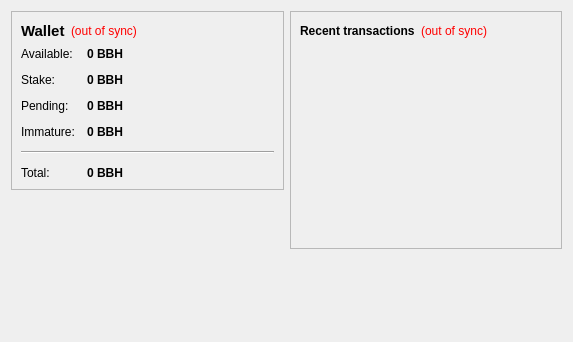
<?xml version="1.0" encoding="UTF-8"?>
<ui version="4.0">
 <class>OverviewPage</class>
 <widget class="QWidget" name="OverviewPage">
  <property name="geometry">
   <rect>
    <x>0</x>
    <y>0</y>
    <width>573</width>
    <height>342</height>
   </rect>
  </property>
  <property name="windowTitle">
   <string>Form</string>
  </property>
  <layout class="QHBoxLayout" name="horizontalLayout" stretch="1,1">
   <item>
    <layout class="QVBoxLayout" name="verticalLayout_2">
     <item>
      <widget class="QFrame" name="frame">
       <property name="frameShape">
        <enum>QFrame::StyledPanel</enum>
       </property>
       <property name="frameShadow">
        <enum>QFrame::Raised</enum>
       </property>
       <layout class="QVBoxLayout" name="verticalLayout_4">
        <item>
         <layout class="QHBoxLayout" name="horizontalLayout_4">
          <item>
           <widget class="QLabel" name="label_5">
            <property name="font">
             <font>
              <pointsize>11</pointsize>
              <weight>75</weight>
              <bold>true</bold>
             </font>
            </property>
            <property name="text">
             <string>Wallet</string>
            </property>
           </widget>
          </item>
          <item>
           <widget class="QLabel" name="labelWalletStatus">
            <property name="toolTip">
             <string>The displayed information may be out of date. Your wallet automatically synchronizes with the BarberCash network after a connection is established, but this process has not completed yet.</string>
            </property>
            <property name="styleSheet">
             <string notr="true">QLabel { color: red; }</string>
            </property>
            <property name="text">
             <string notr="true">(out of sync)</string>
            </property>
            <property name="alignment">
             <set>Qt::AlignLeading|Qt::AlignLeft|Qt::AlignVCenter</set>
            </property>
           </widget>
          </item>
          <item>
           <spacer name="horizontalSpacer_2">
            <property name="orientation">
             <enum>Qt::Horizontal</enum>
            </property>
            <property name="sizeHint" stdset="0">
             <size>
              <width>40</width>
              <height>20</height>
             </size>
            </property>
           </spacer>
          </item>
         </layout>
        </item>
        <item>
         <layout class="QFormLayout" name="formLayout_2">
          <property name="fieldGrowthPolicy">
           <enum>QFormLayout::AllNonFixedFieldsGrow</enum>
          </property>
          <property name="horizontalSpacing">
           <number>12</number>
          </property>
          <property name="verticalSpacing">
           <number>12</number>
          </property>
          <item row="0" column="0">
           <widget class="QLabel" name="label">
            <property name="text">
             <string>Available:</string>
            </property>
           </widget>
          </item>
          <item row="0" column="1">
           <widget class="QLabel" name="labelBalance">
            <property name="font">
             <font>
              <weight>75</weight>
              <bold>true</bold>
             </font>
            </property>
            <property name="cursor">
             <cursorShape>IBeamCursor</cursorShape>
            </property>
            <property name="toolTip">
             <string>Your current spendable balance</string>
            </property>
            <property name="text">
             <string notr="true">0 BBH</string>
            </property>
            <property name="textInteractionFlags">
             <set>Qt::LinksAccessibleByMouse|Qt::TextSelectableByKeyboard|Qt::TextSelectableByMouse</set>
            </property>
           </widget>
          </item>
          <item row="1" column="0">
           <widget class="QLabel" name="label_6">
            <property name="text">
             <string>Stake:</string>
            </property>
           </widget>
          </item>
          <item row="1" column="1">
           <widget class="QLabel" name="labelStake">
            <property name="font">
             <font>
              <weight>75</weight>
              <bold>true</bold>
             </font>
            </property>
            <property name="cursor">
             <cursorShape>IBeamCursor</cursorShape>
            </property>
            <property name="toolTip">
             <string>Total of coins that was staked, and do not yet count toward the current balance</string>
            </property>
            <property name="text">
             <string notr="true">0 BBH</string>
            </property>
            <property name="textInteractionFlags">
             <set>Qt::LinksAccessibleByMouse|Qt::TextSelectableByKeyboard|Qt::TextSelectableByMouse</set>
            </property>
           </widget>
          </item>
          <item row="2" column="0">
           <widget class="QLabel" name="label_3">
            <property name="text">
             <string>Pending:</string>
            </property>
           </widget>
          </item>
          <item row="2" column="1">
           <widget class="QLabel" name="labelUnconfirmed">
            <property name="font">
             <font>
              <weight>75</weight>
              <bold>true</bold>
             </font>
            </property>
            <property name="cursor">
             <cursorShape>IBeamCursor</cursorShape>
            </property>
            <property name="toolTip">
             <string>Total of transactions that have yet to be confirmed, and do not yet count toward the current balance</string>
            </property>
            <property name="text">
             <string notr="true">0 BBH</string>
            </property>
            <property name="textInteractionFlags">
             <set>Qt::LinksAccessibleByMouse|Qt::TextSelectableByKeyboard|Qt::TextSelectableByMouse</set>
            </property>
           </widget>
          </item>
          <item row="3" column="0">
           <widget class="QLabel" name="labelImmatureText">
            <property name="text">
             <string>Immature:</string>
            </property>
           </widget>
          </item>
          <item row="3" column="1">
           <widget class="QLabel" name="labelImmature">
            <property name="font">
             <font>
              <weight>75</weight>
              <bold>true</bold>
             </font>
            </property>
            <property name="toolTip">
             <string>Mined balance that has not yet matured</string>
            </property>
            <property name="text">
             <string notr="true">0 BBH</string>
            </property>
            <property name="textInteractionFlags">
             <set>Qt::LinksAccessibleByMouse|Qt::TextSelectableByKeyboard|Qt::TextSelectableByMouse</set>
            </property>
           </widget>
          </item>
          <item row="4" column="0" colspan="2">
           <widget class="Line" name="line">
            <property name="orientation">
             <enum>Qt::Horizontal</enum>
            </property>
           </widget>
          </item>
          <item row="5" column="0">
           <widget class="QLabel" name="labelTotalText">
            <property name="text">
             <string>Total:</string>
            </property>
           </widget>
          </item>
          <item row="5" column="1">
           <widget class="QLabel" name="labelTotal">
            <property name="font">
             <font>
              <weight>75</weight>
              <bold>true</bold>
             </font>
            </property>
            <property name="cursor">
             <cursorShape>IBeamCursor</cursorShape>
            </property>
            <property name="toolTip">
             <string>Your current total balance</string>
            </property>
            <property name="text">
             <string notr="true">0 BBH</string>
            </property>
            <property name="textInteractionFlags">
             <set>Qt::LinksAccessibleByMouse|Qt::TextSelectableByKeyboard|Qt::TextSelectableByMouse</set>
            </property>
           </widget>
          </item>
         </layout>
        </item>
       </layout>
      </widget>
     </item>
     <item>
      <spacer name="verticalSpacer">
       <property name="orientation">
        <enum>Qt::Vertical</enum>
       </property>
       <property name="sizeHint" stdset="0">
        <size>
         <width>20</width>
         <height>40</height>
        </size>
       </property>
      </spacer>
     </item>
      <item>
         <widget class="QLabel" name="coinimage">
          <property name="text">
           <string/>
          </property>
          <property name="pixmap">
           <pixmap resource="../bitcoin.qrc">:/icons/bitcoino</pixmap>
          </property>
          <property name="scaledContents">
           <bool>false</bool>
          </property>
          <property name="alignment">
           <set>Qt::AlignCenter</set>
          </property>
          <property name="margin">
           <number>-2</number>
          </property>
         </widget>
        </item>
    </layout>
   </item>
   <item>
    <layout class="QVBoxLayout" name="verticalLayout_3">
     <item>
      <widget class="QFrame" name="frame_2">
       <property name="frameShape">
        <enum>QFrame::StyledPanel</enum>
       </property>
       <property name="frameShadow">
        <enum>QFrame::Raised</enum>
       </property>
       <layout class="QVBoxLayout" name="verticalLayout">
        <item>
         <layout class="QHBoxLayout" name="horizontalLayout_2">
          <item>
           <widget class="QLabel" name="label_4">
            <property name="text">
             <string>&lt;b&gt;Recent transactions&lt;/b&gt;</string>
            </property>
           </widget>
          </item>
          <item>
           <widget class="QLabel" name="labelTransactionsStatus">
            <property name="toolTip">
             <string>The displayed information may be out of date. Your wallet automatically synchronizes with the BarberCash network after a connection is established, but this process has not completed yet.</string>
            </property>
            <property name="styleSheet">
             <string notr="true">QLabel { color: red; }</string>
            </property>
            <property name="text">
             <string notr="true">(out of sync)</string>
            </property>
            <property name="alignment">
             <set>Qt::AlignRight|Qt::AlignTrailing|Qt::AlignVCenter</set>
            </property>
           </widget>
          </item>
          <item>
           <spacer name="horizontalSpacer">
            <property name="orientation">
             <enum>Qt::Horizontal</enum>
            </property>
            <property name="sizeHint" stdset="0">
             <size>
              <width>40</width>
              <height>20</height>
             </size>
            </property>
           </spacer>
          </item>
         </layout>
        </item>
        <item>
         <widget class="QListView" name="listTransactions">
          <property name="styleSheet">
           <string notr="true">QListView { background: transparent; }</string>
          </property>
          <property name="frameShape">
           <enum>QFrame::NoFrame</enum>
          </property>
          <property name="verticalScrollBarPolicy">
           <enum>Qt::ScrollBarAlwaysOff</enum>
          </property>
          <property name="horizontalScrollBarPolicy">
           <enum>Qt::ScrollBarAlwaysOff</enum>
          </property>
          <property name="selectionMode">
           <enum>QAbstractItemView::NoSelection</enum>
          </property>
         </widget>
        </item>
       </layout>
      </widget>
     </item>
     <item>
      <spacer name="verticalSpacer_2">
       <property name="orientation">
        <enum>Qt::Vertical</enum>
       </property>
       <property name="sizeHint" stdset="0">
        <size>
         <width>20</width>
         <height>40</height>
        </size>
       </property>
      </spacer>
     </item>
    </layout>
   </item>
  </layout>
 </widget>
 <resources/>
 <connections/>
</ui>
